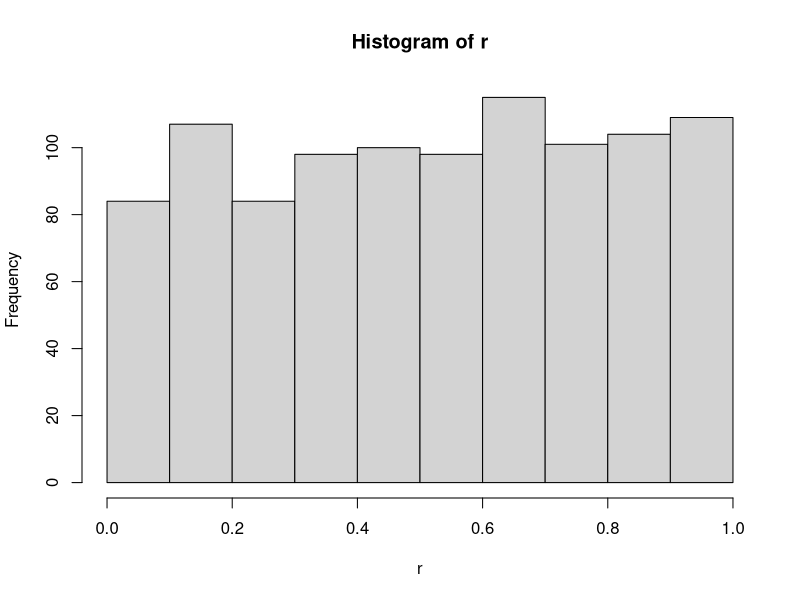

This chart was generated by the following R code:

set.seed(4242)
n <- 1000
r <- vector(mode = "numeric", length = n)
for(i in 1:n){
  y <- rnorm(30)
  x <- rnorm(30)
  
  m <- lm(y ~ x)
  s <- summary(m)
  c <- coef(s)
  r[i] <- subset(c, rownames(c) == "x", select = "Pr(>|t|)") |> drop() 
}

hist(r)
mean(r < 0.05)
mean(r < 0.1)